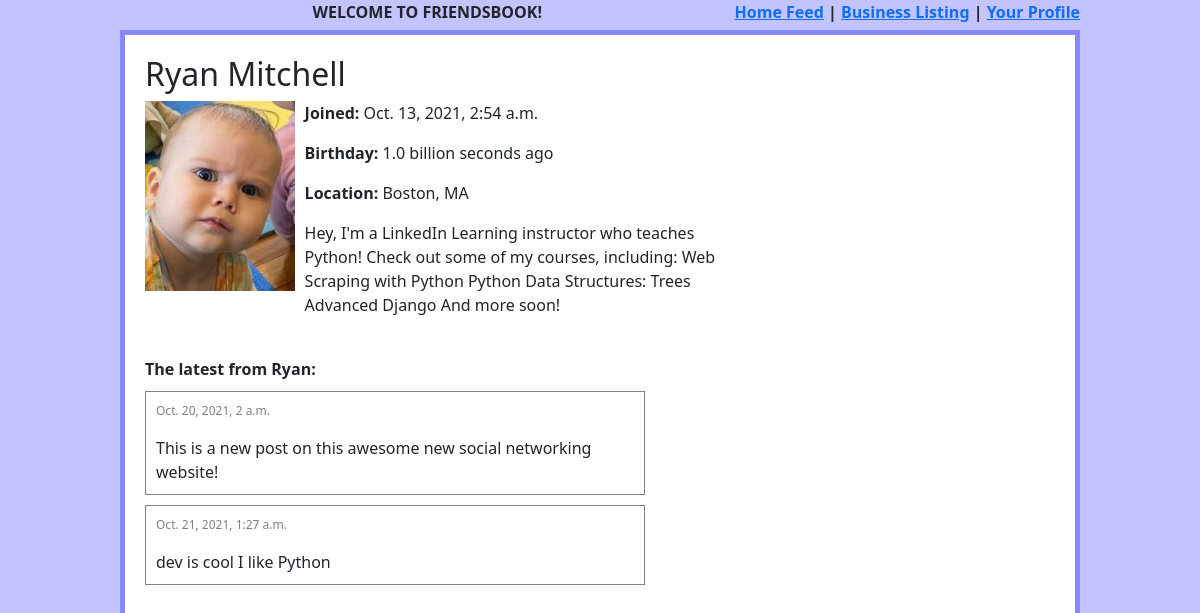
The app's page /profile/1 with its own data.
### profilepage/models.py (models this page shows)
class ProfilePage(models.Model):
    content_type = models.ForeignKey(ContentType, on_delete=CASCADE, null=True)
    object_id = models.PositiveIntegerField(null=True)
    subject = GenericForeignKey('content_type', 'object_id')

### useraccount/models.py (models this page shows, shortened)
class UserAccount(models.Model):
    user = models.ForeignKey(User, null=False, blank=False, on_delete=CASCADE)
    first_name = models.CharField(max_length=140)
    last_name = models.CharField(max_length=140)
    created_on = models.DateTimeField('date created', auto_now_add=True)
    birthday = models.DateField()
    location = models.CharField(max_length=200)
    favorite_color = RGBcolorField(null=True)
    about = models.TextField(null=True)
    profile_photo = models.ImageField(upload_to='profile_photos', null=True)
    def name(self):
        return '{} {}'.format(self.first_name, self.last_name)

### post/models.py (models this page shows, shortened)
class Post(models.Model):
    author = models.ForeignKey(User, null=True, blank=True, on_delete=CASCADE)
    content = models.CharField(max_length=140, validators=[validate_no_bad_words])
    created_on = models.DateTimeField('date created', auto_now_add=True)
    objects = models.Manager()
    feed_manager = FeedManager()

### profilepage/views.py (the view)
# urls.py: path('profile/<int:profilepage_id>', profile_detail, name='profile page'),
def profile_detail(request, profilepage_id):
    template = loader.get_template('profilepage.html')
    profile = ProfilePage.objects.get(id=profilepage_id)
    posts = []
    own_profile = False
    if profile.content_type.model == 'useraccount':
        Post = apps.get_model('post', 'Post')
        posts = Post.objects.filter(author=profile.subject.user)
        own_profile = request.user and (request.user.id == profile.subject.user.id)
    return HttpResponse(template.render({'profile': profile, 'posts': posts, 'own_profile': own_profile, 'seconds_since': get_seconds_since(profile.subject.birthday)}, request))

### profilepage/views.py (called while the page is built)
def get_seconds_since(date):
        return (datetime.date.today() - date).total_seconds()

### useraccount/models.py (called while the page is built)
def int_to_hex(value):
    hex_val = format(value, 'X')
    hex_val = '0'*(6-len(hex_val)) + hex_val
    return hex_val

    def from_db_value(self, value, expression, connection):
        if value is None:
            return None
        return int_to_hex(value)

### profilepage/templates/profilepage.html (shortened to what this page needs)
{% load bootstrap5 %}
{% load humanize %}
{% load l10n %}
{% bootstrap_css %}
{% include 'header.html' %}
<div class="wrapper">
<div class="profile" id="profile-{{profile.id}}">
    <h2>{{profile.subject.name}}</h2>
    <img src="/{{profile.subject.profile_photo}}" style="float:left;height:200px;" class="profile-picture">
    <p><span class="label">Joined:</span> {{profile.subject.created_on}}</p>
    {% localize on%}
    <p><span class="label">Birthday:</span> {{ seconds_since | intword}} seconds ago</p>
    {% endlocalize %}
    <p><span class="label">Location:</span> {{profile.subject.location}}</p>
    <div class="profile-about">
        {{profile.subject.about}}
    </div>
</div>
{% if posts|length > 0 %}
<span class="label">The latest from {{profile.subject.first_name}}:</span>
{% for post in posts %}
<div class="post">
    <span id="post-{{post.id}}">
        <span class="date">{{post.created_on}}</span>
        </p>{{post.content}}
    </span>
</div>
{% endfor %}
{% endif %}
</div>

### post/templates/header.html (shortened to what this page needs)
{% load bootstrap5 %}
{% bootstrap_css %}
{% load static %}
<link rel="stylesheet" type="text/css" href="{% static 'css/styles.css' %}">
<div class="header">
    WELCOME TO FRIENDSBOOK!
    <div class="links"><a href="/">Home Feed</a>&nbsp;|&nbsp;<a href="/businesses">Business Listing</a>&nbsp;|&nbsp;<a href="/profile/{{request.user.id}}">Your Profile</a></div>
</div>

### static/css/styles.css (style rules this page uses)
.label { font-weight: bold; }
.header { width: 80%; margin: auto; text-align: center; font-weight: bold; height: 30px; }
.links { float: right; }
.wrapper { border: 5px solid rgb(135, 135, 255); width: 80%; margin: auto; padding: 20px; background-color: white; height: 100%; }
.post { border: 1px solid gray; width: 500px; padding: 10px; margin-top: 10px; }
.date { color: gray; font-size: 12px; }
.profile { margin-bottom: 40px; }
.profile-about { margin-left: 40px; width: 60%; }
.profile-picture { padding-right: 10px; padding-bottom: 10px; }

### records on screen
ProfilePage: subject.name "Ryan Mitchell", subject.profile_photo (picture), subject.created_on "Oct. 13, 2021, 2:54 a.m.", subject.location "Boston, MA", subject.about "Hey, I'm a LinkedIn Learning instructor who teaches Python! Check out some of my courses, including: Web Scraping with Python Python Data Structures: Trees Advanced Django And more soon!", subject.first_name "Ryan"
Post: created_on "Oct. 20, 2021, 2 a.m.", content "This is a new post on this awesome new social networking website!"
Post: created_on "Oct. 21, 2021, 1:27 a.m.", content "dev is cool I like Python"

### other values on screen
{{ seconds_since | intword }} "1.0 billion"
